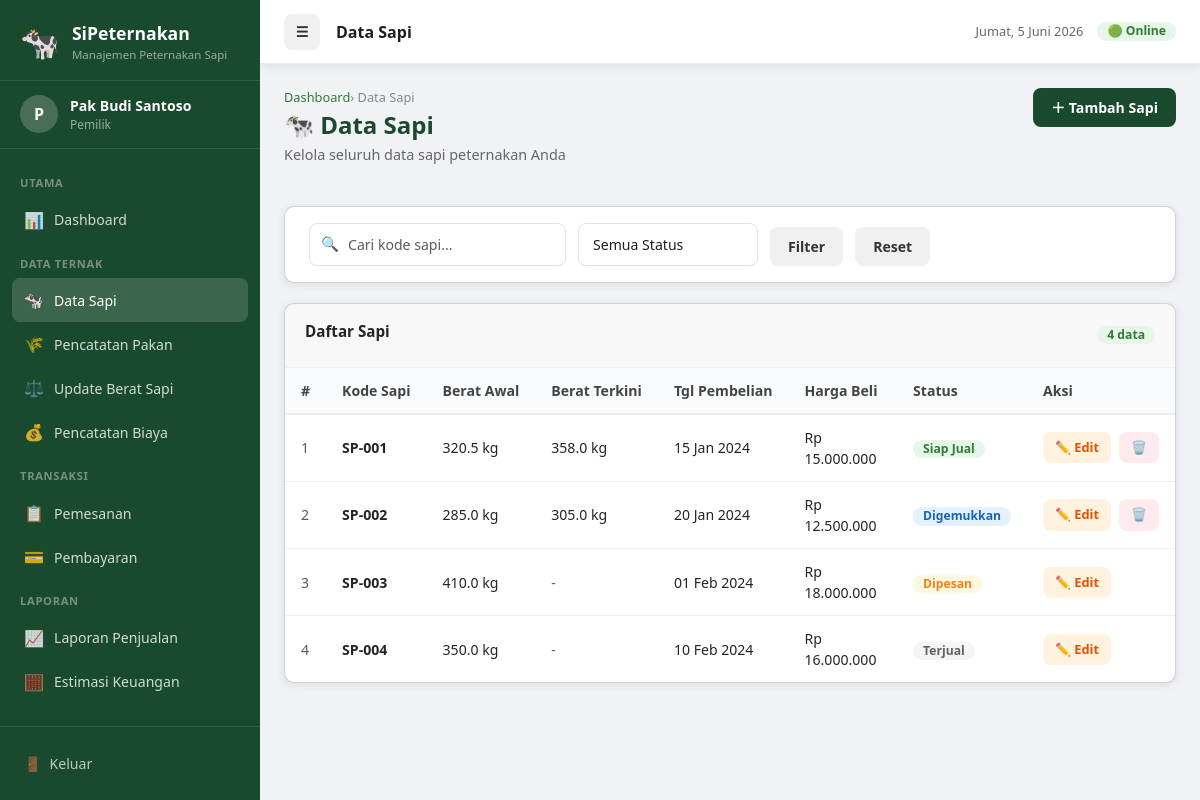
The app's page /index.php?page=data_sapi (signed in) with its own data.
### tables this page shows
CREATE TABLE IF NOT EXISTS `sapi` (
  `id` INT AUTO_INCREMENT PRIMARY KEY,
  `kode_sapi` VARCHAR(20) NOT NULL UNIQUE,
  `berat_awal` FLOAT NOT NULL,
  `tanggal_pembelian` DATE NOT NULL,
  `harga_beli` BIGINT NOT NULL,
  `harga_jual_target` BIGINT DEFAULT 0,
  `status` ENUM('digemukkan','siap_jual','dipesan','terjual') DEFAULT 'digemukkan',
  `keterangan` TEXT DEFAULT NULL,
  `created_at` TIMESTAMP DEFAULT CURRENT_TIMESTAMP,
  `updated_at` TIMESTAMP DEFAULT CURRENT_TIMESTAMP ON UPDATE CURRENT_TIMESTAMP
);

CREATE TABLE IF NOT EXISTS `berat_sapi` (
  `id` INT AUTO_INCREMENT PRIMARY KEY,
  `id_sapi` INT NOT NULL,
  `tanggal` DATE NOT NULL,
  `berat` FLOAT NOT NULL,
  `keterangan` TEXT,
  `created_at` TIMESTAMP DEFAULT CURRENT_TIMESTAMP,
  FOREIGN KEY (`id_sapi`) REFERENCES `sapi`(`id`) ON DELETE CASCADE
);

### koneksi/koneksi.php (called while the page is built, shortened)
<?php
function formatRupiah($angka) {
    return 'Rp ' . number_format((float)$angka, 0, ',', '.');
}
function sanitize($koneksi, $data) {
    return $koneksi->real_escape_string(htmlspecialchars(trim($data)));
}

### page/data_sapi/index.php (the view, shortened to what this page needs)
<?php
$search = sanitize($koneksi, $_GET['q'] ?? '');
$where = "WHERE 1=1";
$sapi_list = $koneksi->query("SELECT * FROM sapi $where ORDER BY created_at DESC");
$status_badges = [
    'digemukkan' => 'badge-blue',
    'siap_jual'  => 'badge-green',
    'dipesan'    => 'badge-amber',
    'terjual'    => 'badge-gray',
];
$status_labels = [
    'digemukkan' => 'Digemukkan',
    'siap_jual'  => 'Siap Jual',
    'dipesan'    => 'Dipesan',
    'terjual'    => 'Terjual',
];
?>
<div class="page-header">
    <div class="page-header-left">
        <div class="breadcrumb"><a href="index.php">Dashboard</a> › Data Sapi</div>
        <h1>🐄 Data Sapi</h1>
        <p>Kelola seluruh data sapi peternakan Anda</p>
    </div>
    <button class="btn btn-primary" onclick="openModal('modalTambah')">＋ Tambah Sapi</button>
</div>
<div class="card" style="margin-bottom:20px">
    <div class="card-body" style="padding:16px 24px">
        <form method="GET" action="index.php" style="display:flex;gap:12px;flex-wrap:wrap;align-items:flex-end">
            <div class="search-bar">
                <span class="search-icon">🔍</span>
                <input type="text" name="q" class="form-control" placeholder="Cari kode sapi..." value="<?= htmlspecialchars($search) ?>" style="padding-left:38px;min-width:220px">
            </div>
            <select name="status" class="form-control" style="width:180px">
                <option value="">Semua Status</option>
            </select>
            <button type="submit" class="btn btn-secondary">Filter</button>
            <a href="index.php?page=data_sapi" class="btn btn-secondary">Reset</a>
        </form>
    </div>
</div>
<div class="card">
    <div class="card-header">
        <div class="card-title">Daftar Sapi</div>
        <span class="badge badge-green"><?= $sapi_list ? $sapi_list->num_rows : 0 ?> data</span>
    </div>
    <div class="table-responsive">
        <table class="data-table">
            <thead>
                <tr>
                    <th>#</th>
                    <th>Kode Sapi</th>
                    <th>Berat Awal</th>
                    <th>Berat Terkini</th>
                    <th>Tgl Pembelian</th>
                    <th>Harga Beli</th>
                    <th>Status</th>
                    <th>Aksi</th>
                </tr>
            </thead>
            <tbody>
                <?php if ($sapi_list && $sapi_list->num_rows > 0):
                    $no = 1;
                    while ($s = $sapi_list->fetch_assoc()):
                        $berat_terkini = $koneksi->query("SELECT berat FROM berat_sapi WHERE id_sapi={$s['id']} ORDER BY tanggal DESC, id DESC LIMIT 1")->fetch_assoc();
                ?>
                <tr>
                    <td class="text-muted"><?= $no++ ?></td>
                    <td><strong><?= htmlspecialchars($s['kode_sapi']) ?></strong></td>
                    <td><?= number_format($s['berat_awal'], 1) ?> kg</td>
                    <td><?= $berat_terkini ? number_format($berat_terkini['berat'], 1).' kg' : '<span class="text-muted">-</span>' ?></td>
                    <td><?= date('d M Y', strtotime($s['tanggal_pembelian'])) ?></td>
                    <td><?= formatRupiah($s['harga_beli']) ?></td>
                    <td><span class="badge <?= $status_badges[$s['status']] ?? 'badge-gray' ?>"><?= $status_labels[$s['status']] ?? ucfirst($s['status']) ?></span></td>
                    <td>
                        <div class="d-flex gap-2">
                            <a href="index.php?page=data_sapi&aksi=edit&id=<?= $s['id'] ?>" class="btn btn-warning btn-sm">✏️ Edit</a>
                            <?php if (!in_array($s['status'], ['terjual','dipesan'])): ?>
                            <form method="POST" style="display:inline" onsubmit="return confirm('Hapus sapi <?= htmlspecialchars($s['kode_sapi']) ?>?')">
                                <button type="submit" class="btn btn-danger btn-sm">🗑️</button>
                            </form>
                            <?php endif; ?>
                        </div>
                    </td>
                </tr>
                <?php endwhile; else: ?>
                <tr><td colspan="8"><div class="empty-state"><div class="icon">🐄</div><h3>Belum ada data sapi</h3></div></td></tr>
                <?php endif; ?>
            </tbody>
        </table>
    </div>
</div>

### index.php (shortened to what this page needs)
<?php
include 'koneksi/koneksi.php';
$page = $_GET['page'] ?? 'dashboard';
$titles = [
    'dashboard'  => 'Dashboard',
    'data_sapi'  => 'Data Sapi',
    'pakan'      => 'Pencatatan Pakan',
    'berat'      => 'Update Berat Sapi',
    'biaya'      => 'Pencatatan Biaya',
    'pemesanan'  => 'Pemesanan',
    'pembayaran' => 'Pembayaran',
    'laporan'    => 'Laporan Penjualan',
    'estimasi'   => 'Estimasi Keuangan',
];
$pageTitle = $titles[$page] ?? 'Dashboard';
?>
<!DOCTYPE html>
<html lang="id">
<head>
    <link href="https://cdn.jsdelivr.net/npm/bootstrap@5.3.0/dist/css/bootstrap.min.css" rel="stylesheet">
    <link href="assets/css/style.css" rel="stylesheet">
</head>
<body>
<div class="app-wrapper">
    <?php include 'includes/sidebar.php'; ?>
    <div class="main-content">
        <header class="topbar">
            <div class="d-flex align-center gap-3">
                <button class="btn btn-secondary btn-icon" id="sidebarToggle">☰</button>
                <span class="topbar-title"><?= htmlspecialchars($pageTitle) ?></span>
            </div>
            <div class="topbar-right">
                <span class="topbar-date" id="dateDisplay"></span>
                <span class="badge badge-green">🟢 Online</span>
            </div>
        </header>
        <div class="page-content">
            <?php
            switch ($page) {
                case 'data_sapi':  include 'page/data_sapi/index.php'; break;
            }
            ?>
        </div>
    </div>
</div>
</body>
</html>

### includes/sidebar.php
<?php
$current_page = $_GET['page'] ?? 'dashboard';
function isActive($page) {
    global $current_page;
    return $current_page === $page ? 'active' : '';
}
$role = $_SESSION['role'] ?? 'pemilik';
?>
<aside class="sidebar" id="sidebar">
    <div class="sidebar-brand">
        <div class="sidebar-brand-icon">🐄</div>
        <div class="sidebar-brand-text">
            <div class="sidebar-brand-name">SiPeternakan</div>
            <div class="sidebar-brand-sub">Manajemen Peternakan Sapi</div>
        </div>
    </div>
    <div class="sidebar-user">
        <div class="user-avatar"><?= strtoupper(substr($_SESSION['nama'] ?? 'A', 0, 1)) ?></div>
        <div>
            <div class="user-name"><?= htmlspecialchars($_SESSION['nama'] ?? '') ?></div>
            <div class="user-role"><?= ucfirst($role) ?></div>
        </div>
    </div>
    <nav class="sidebar-nav">
        <div class="nav-section-label">Utama</div>
        <div class="nav-item">
            <a href="index.php?page=dashboard" class="<?= isActive('dashboard') ?>">
                <span class="nav-icon">📊</span> Dashboard
            </a>
        </div>
        <?php if (in_array($role, ['admin','pemilik'])): ?>
        <div class="nav-section-label">Data Ternak</div>
        <div class="nav-item">
            <a href="index.php?page=data_sapi" class="<?= isActive('data_sapi') ?>">
                <span class="nav-icon">🐄</span> Data Sapi
            </a>
        </div>
        <div class="nav-item">
            <a href="index.php?page=pakan" class="<?= isActive('pakan') ?>">
                <span class="nav-icon">🌾</span> Pencatatan Pakan
            </a>
        </div>
        <div class="nav-item">
            <a href="index.php?page=berat" class="<?= isActive('berat') ?>">
                <span class="nav-icon">⚖️</span> Update Berat Sapi
            </a>
        </div>
        <div class="nav-item">
            <a href="index.php?page=biaya" class="<?= isActive('biaya') ?>">
                <span class="nav-icon">💰</span> Pencatatan Biaya
            </a>
        </div>
        <div class="nav-section-label">Transaksi</div>
        <div class="nav-item">
            <a href="index.php?page=pemesanan" class="<?= isActive('pemesanan') ?>">
                <span class="nav-icon">📋</span> Pemesanan
            </a>
        </div>
        <div class="nav-item">
            <a href="index.php?page=pembayaran" class="<?= isActive('pembayaran') ?>">
                <span class="nav-icon">💳</span> Pembayaran
            </a>
        </div>
        <div class="nav-section-label">Laporan</div>
        <div class="nav-item">
            <a href="index.php?page=laporan" class="<?= isActive('laporan') ?>">
                <span class="nav-icon">📈</span> Laporan Penjualan
            </a>
        </div>
        <div class="nav-item">
            <a href="index.php?page=estimasi" class="<?= isActive('estimasi') ?>">
                <span class="nav-icon">🧮</span> Estimasi Keuangan
            </a>
        </div>
        <?php endif; ?>
    </nav>
    <div class="sidebar-footer">
        <a href="logout.php" class="btn-logout" onclick="return confirm('Yakin ingin keluar?')">
            <span>🚪</span> Keluar
        </a>
    </div>
</aside>

### records on screen
sapi: kode_sapi "SP-001", berat_awal "320.5", berat_sapi.berat "358.0", tanggal_pembelian "15 Jan 2024", harga_beli "Rp 15.000.000", status "Siap Jual"
sapi: kode_sapi "SP-002", berat_awal "285.0", berat_sapi.berat "305.0", tanggal_pembelian "20 Jan 2024", harga_beli "Rp 12.500.000", status "Digemukkan"
sapi: kode_sapi "SP-003", berat_awal "410.0", tanggal_pembelian "01 Feb 2024", harga_beli "Rp 18.000.000", status "Dipesan"
sapi: kode_sapi "SP-004", berat_awal "350.0", tanggal_pembelian "10 Feb 2024", harga_beli "Rp 16.000.000", status "Terjual"

### other values on screen
substr($_SESSION['nama'] ?? 'A', 0, 1) "P"
$_SESSION['nama'] "Pak Budi Santoso"
$role "Pemilik"
$pageTitle "Data Sapi"
$sapi_list->num_rows "4"
